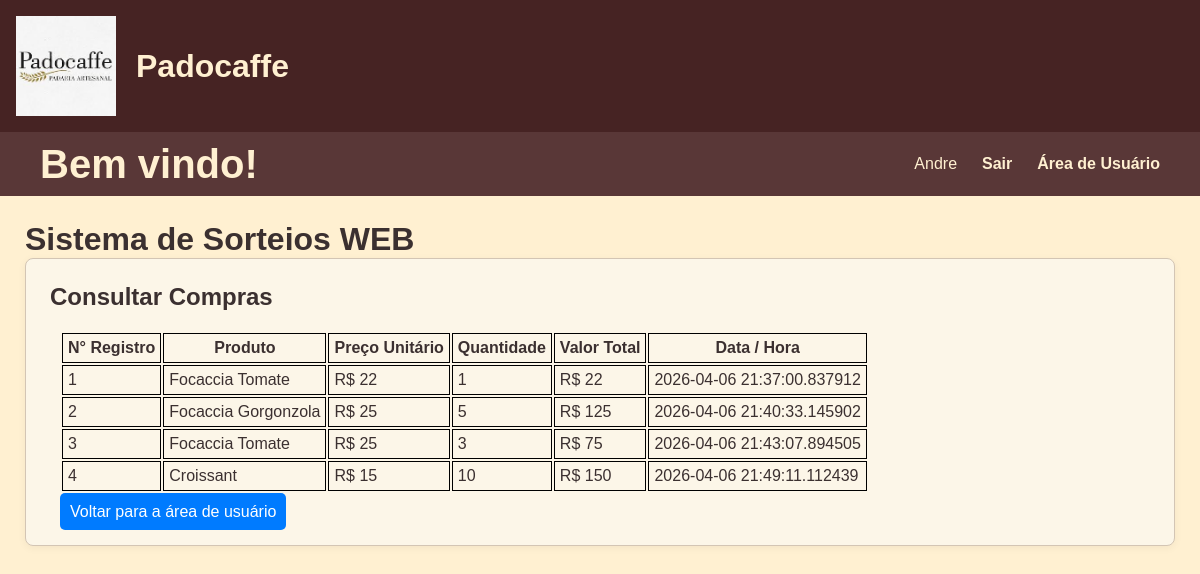
The app's page /consultar_compras (signed in), older data.
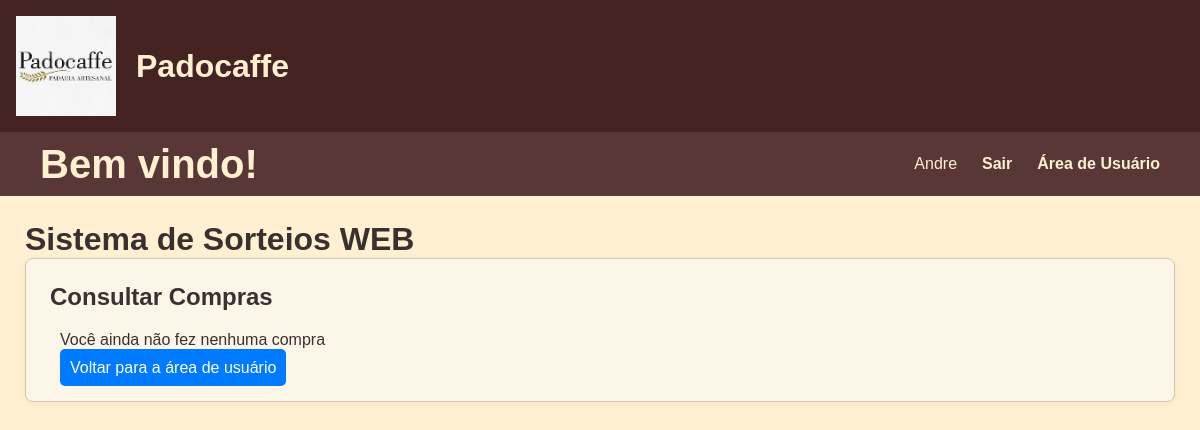
The same page, newer data.
### tables this page shows
CREATE TABLE usuario (
  id_usuario INTEGER PRIMARY KEY AUTOINCREMENT,
  username TEXT UNIQUE NOT NULL,
  password TEXT NOT NULL,
  CPF INTEGER NOT NULL,
  celular INTEGER NOT NULL
);

CREATE TABLE venda (
  id_venda INTEGER PRIMARY KEY AUTOINCREMENT,
  data_venda TIMESTAMP NOT NULL,
  id_usuario INTEGER NOT NULL,
  id_produto INTEGER NOT NULL,
  preco_venda DECIMAL(10,2) NOT NULL,
  desconto_unitario DECIMAL(10,2) DEFAULT 0,
  quantidade_vendida INTEGER NOT NULL,
  FOREIGN KEY (id_usuario) REFERENCES usuario(id_usuario),
  FOREIGN KEY (id_produto) REFERENCES produto(id_produto)
);

CREATE TABLE produto (
  id_produto INTEGER PRIMARY KEY AUTOINCREMENT,
  nome TEXT UNIQUE NOT NULL,
  preco_atual DECIMAL(10,2) NOT NULL,
  ativo BOOLEAN DEFAULT 1
);

### flaskr/usuario.py (the view)
@bp.route('/consultar_compras')
@usuario_required
def consultar_compras():
    id_usuario = session["user_id"]
    db = get_db()
    compras = db.execute(
        'SELECT ' +
        ' venda.id_venda AS id_venda, ' +
        ' venda.id_usuario AS id_usuario, ' +
        ' venda.preco_venda AS preco, ' +
        ' venda.quantidade_vendida AS quantidade, ' +
        ' venda.data_venda AS data, ' +
        ' produto.nome AS produto ' +
        ' FROM venda ' +
        ' INNER JOIN produto ON venda.id_produto = produto.id_produto '+
         ' WHERE id_usuario = ?', (id_usuario,)
    ).fetchall()
    if compras:
        return render_template('usuario/consultar_compras.html',compra_encontrada=True,compras=compras)
    else:
        return render_template('usuario/consultar_compras.html',compra_encontrada=False)

### flaskr/auth.py (called while the page is built, shortened)
@bp.before_app_request
def load_logged_in_user():
    user_id = session.get("user_id")
    auth_type = session.get("auth_type")
    if user_id is None:
        g.admin = None
        g.usuario = None
    elif auth_type == "usuario":
        db = get_db()
        g.usuario = db.execute(
            "SELECT id_usuario, username, password FROM usuario WHERE id_usuario = ?",
            (user_id,)
        ).fetchone()
        g.admin = None

def usuario_required(view):
    @functools.wraps(view)
    def wrapped_view(**kwargs):
        if g.usuario is None:
            return redirect(url_for("auth.login_usuario"))
        return view(**kwargs)
    return wrapped_view

### flaskr/db.py (called while the page is built)
def get_db():
    if 'db' not in g:
        g.db = sqlite3.connect(DB_PATH)
        g.db.row_factory = sqlite3.Row
    return g.db

### flaskr/templates/usuario/consultar_compras.html (shortened to what this page needs)
{% extends 'base.html' %}
{% block content %}
    <h2 style="margin-bottom: 20px;">Consultar Compras</h2>
    <div>
        {% if compra_encontrada %}
        <table style="margin: 10px;">
            <tr>
                <th>N° Registro </th>
                <th>Produto </th>
                <th>Preço Unitário</th>
                <th>Quantidade </th>
                <th>Valor Total</th>
                <th>Data / Hora </th>
            </tr>
            {% for compra in compras %}
                <tr>
                    <td>{{compra.id_venda}}</td>
                    <td>{{compra.produto}}</td>
                    <td>R$ {{compra.preco}}</td>
                    <td>{{compra.quantidade}}</td>
                    <td>R$ {{compra.quantidade * compra.preco}}</td>
                    <td>{{compra.data}}</td>
                </tr>
            {% endfor %}
        </table>
        {% else %}
        <p style="margin: 10px;">Você ainda não fez nenhuma compra</p>
        {% endif %}
        <a href="{{ url_for('usuario.index_usuario') }}" style="text-decoration: none; background-color: #007BFF; color: white; padding: 10px; border-radius: 5px; margin: 10px;">Voltar para a área de usuário</a>
    </div>
{% endblock %}

### flaskr/templates/base.html (shortened to what this page needs)
<!doctype html>
<html lang="pt-br">
  <head>
    <link rel="stylesheet" href="{{ url_for('static', filename='style.css') }}">
  </head>
  <body>
    <header class="main-header">
        <img src="{{ url_for('static', filename='img/padocaffe imagem.jpeg') }}" alt="Logomarca da Empresa Padocaffe" style="height: 100px;">
        <h1>Padocaffe</h1>
    </header>
    <nav class="navbar">
      <h1>Bem vindo!</h1>
      <ul>
        {% if g.admin %}
            <li><span>{{ g.admin['username'] }}</span></li>
            <li><a class="navbar-item" href="{{ url_for('auth.logout_admin') }}">Sair</a></li>
            <li><a class="navbar-item" href="{{ url_for('admin.index_admin') }}">Área de Administrador</a></li>
        {% else %}
          {% if g.usuario %}
            <li><span>{{ g.usuario['username'] }}</span></li>
            <li><a class="navbar-item" href="{{ url_for('auth.logout_usuario') }}">Sair</a></li>
            <li><a class="navbar-item" href="{{ url_for('usuario.index_usuario') }}">Área de Usuário</a></li>
          {% else %}
            <li><a class="navbar-item" href="{{ url_for('auth.login_admin') }}">Área de Administrador</a></li>
            <li><a class="navbar-item" href="{{ url_for('auth.index') }}">Voltar ao Início</a></li>
          {% endif %}
        {% endif %}
      </ul>
    </nav>
    <main>
      <div style="display: flex; align-items: center; gap: 12px;">
        <h1 style="margin: 0;">Sistema de Sorteios WEB</h1>
      </div>
      <section class="content">
      {% block content %}{% endblock %}
      </section>
    </main>
  </body>
</html>

### flaskr/static/style.css (style rules this page uses)
* { margin: 0; padding: 0; box-sizing: border-box; }
body { background-color: #FFF0D1; color: #3B3030; font-family: Arial, Helvetica, sans-serif; }
a { color: #664343; text-decoration: none; }
.main-header { background-color: #462323; padding: 1rem; display: flex; align-items: center; gap: 20px; color: #FFF0D1; }
.navbar { width: 100%; height: 4rem; background-color: #593737; display: flex; justify-content: space-between; align-items: center; }
.navbar h1 { margin-left: 2.5rem; font-size: 2.5rem; color: #FFF0D1; }
.navbar ul { margin-right: 2.5rem; list-style: none; display: flex; align-items: center; gap: 25px; }
.navbar li { color: #FFF0D1; display: inline-flex; justify-content: space-evenly; }
.navbar-item { color: #FFF0D1; line-height: 50px; text-decoration: none; font-weight: bold; font-family: Arial, Helvetica, sans-serif; }
main { padding: 25px; }
.content { background-color: #fcf6e8; padding: 1.5rem; border: 1px solid #d3c5b4; border-radius: 8px; box-shadow: 0 2px 8px rgba(0,0,0,0.05); }
.content:last-child { margin-bottom: 0; }

Row changes from the older to the newer data that the page shows:
removed venda: id_venda "1", produto "Focaccia Tomate", preco "22", quantidade "1", compra.quantidade*compra.preco "22", data "2026-04-06 21:37:00.837912"
removed venda: id_venda "2", produto "Focaccia Gorgonzola", preco "25", quantidade "5", compra.quantidade*compra.preco "125", data "2026-04-06 21:40:33.145902"
removed venda: id_venda "3", produto "Focaccia Tomate", preco "25", quantidade "3", compra.quantidade*compra.preco "75", data "2026-04-06 21:43:07.894505"
removed venda: id_venda "4", produto "Croissant", preco "15", quantidade "10", compra.quantidade*compra.preco "150", data "2026-04-06 21:49:11.112439"
Text that changed along with them:
text no longer shown: "N° Registro Produto Preço Unitário Quantidade Valor Total Data / Hora"
text now shown: "Você ainda não fez nenhuma compra"
